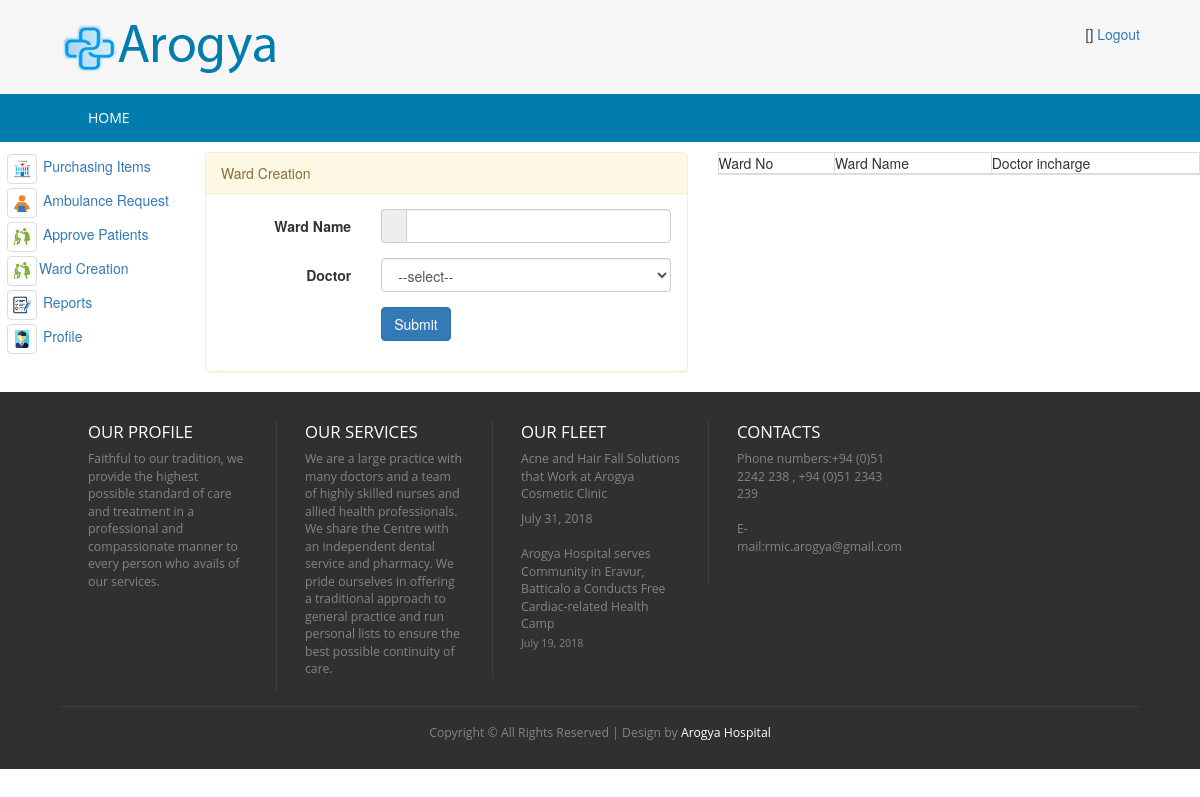
/index.php/ward_controller/loadWardCreation, run on an earlier commit of the app's database.
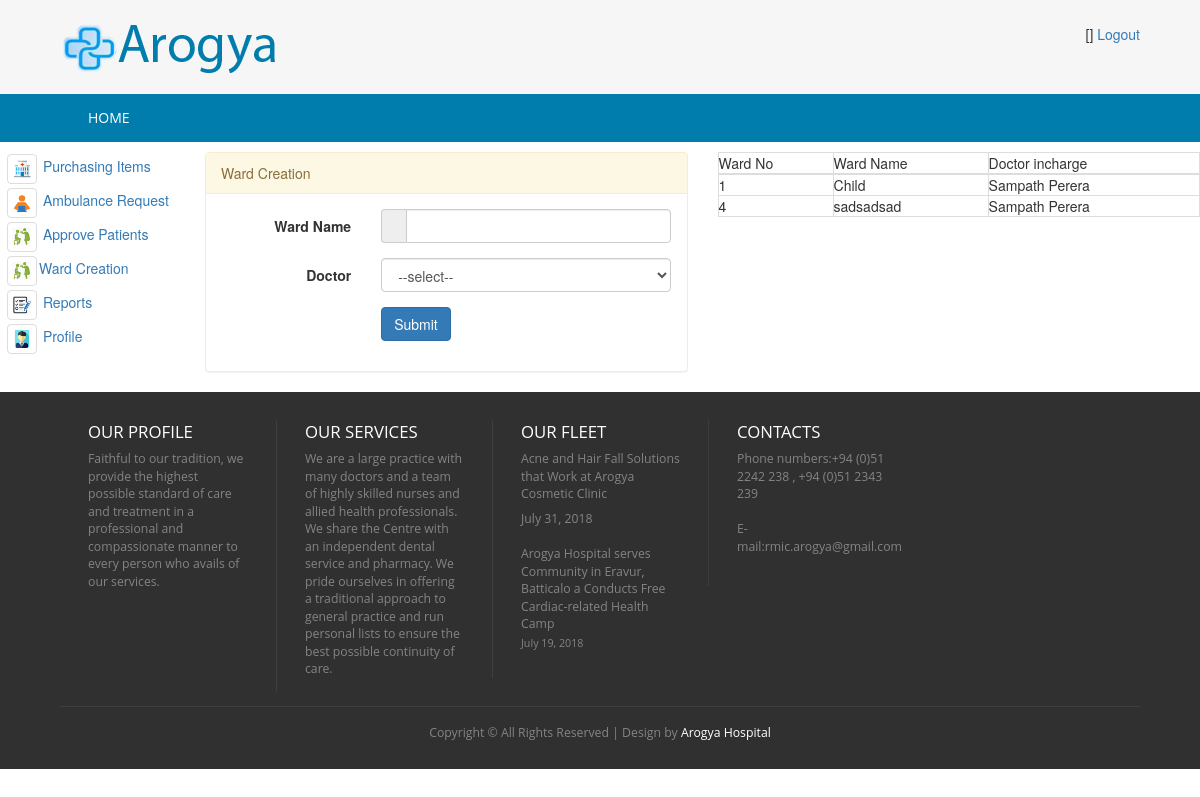
And on a later commit of the database.
### tables this page shows
CREATE TABLE `hms_ward` (
  `ward_no` int(5) NOT NULL AUTO_INCREMENT,
  `ward_name` varchar(50) DEFAULT NULL,
  `doctor_incharge` int(5) DEFAULT NULL,
  PRIMARY KEY (`ward_no`),
  UNIQUE KEY `NewIndex1` (`ward_name`)
);

CREATE TABLE `hms_doctor` (
  `id` int(5) NOT NULL AUTO_INCREMENT,
  `first_name` varchar(100) DEFAULT NULL,
  `last_name` varchar(100) DEFAULT NULL,
  `nic` varchar(12) DEFAULT NULL,
  `pword` text DEFAULT NULL,
  `email` varchar(50) DEFAULT NULL,
  `telephone` varchar(20) DEFAULT NULL,
  `degree` varchar(200) DEFAULT NULL,
  `specialist_id` int(5) DEFAULT NULL,
  `doc_fee` int(5) DEFAULT NULL,
  `slmc_no` varchar(20) DEFAULT NULL,
  `status_code` varchar(20) DEFAULT 'ACTIVE',
  `category` varchar(20) DEFAULT 'OPD',
  `created_date` timestamp NOT NULL DEFAULT current_timestamp(),
  `created_user` int(5) DEFAULT NULL,
  `user_role` varchar(20) DEFAULT 'DOCTOR',
  PRIMARY KEY (`id`),
  UNIQUE KEY `NewIndex1` (`nic`)
);

### application/controllers/WARD_Controller.php (called while the page is built, shortened)
<?php
class WARD_Controller extends CI_Controller {
    public function loadWardCreation() {
        $this->load->model(array('Ward', 'Doctor'));
        $data['msg'] = '';
        $doctor = new Doctor();
        $ward = new Ward();
        $data['doctorList'] = $doctor->get();
        $wardDetailsList = $ward->getWardDetailsList();
        $data['wardList'] = $wardDetailsList;
        $this->load->view('ward/ward-manage-ward', $data);
    }
}

### index.php (called while the page is built, shortened)
<?php
require_once BASEPATH.'core/CodeIgniter.php';

### application/models/Ward.php (called while the page is built, shortened)
<?php
class Ward extends MY_Model {
    public function getWardDetailsList() {
        $this->db->select('hms_ward.*,hms_doctor.first_name,hms_doctor.last_name');
        $this->db->from('hms_ward');
        $this->db->join('hms_doctor','hms_doctor.id = hms_ward.doctor_incharge');
        $query = $this->db->get();
        if ($query->num_rows() > 0) {
            return $query->result();
        } else {
            return FALSE;
        }
    }
}

### application/views/ward/ward-manage-ward.php (the view, shortened to what this page needs)
<!DOCTYPE HTML>
<html>
    <head>
        <link href="<?php echo base_url('css/style.css'); ?>" rel="stylesheet" type="text/css"  media="all" />
        <link href="<?php echo base_url('css/bootstrap.css'); ?>" rel="stylesheet" type="text/css"/>
        <link rel="stylesheet" href="<?php echo base_url('css/responsiveslides.css') ?>">
    </head>
    <body>
        <div class="header">
            <div class="main-header">
                <div class="wrap">
                    <?php $this->load->view('ward/_head_ward'); ?>
                </div>
            </div>
            <div class="top-nav">
                <div class="wrap">
                    <ul>
                        <?php $this->load->view('ward/_menu_ward'); ?>
                    </ul>
                </div>
            </div>
        </div>
        <div class="content">
            <div class="row">
                <div class="col-md-2">
                    <?php $this->load->view('ward/_tree_ward'); ?>
                </div>
                <div class="col-md-5">
                    <div class="panel panel-warning">
                        <div class="panel-heading ">Ward Creation</div>
                        <div class="panel-body">
                            <form class="form-horizontal" action="<?= base_url('WARD_Controller/wardCreation') ?>" method="post">
                                <div class="form-group">
                                    <label for="text" class="control-label col-xs-4">Ward Name</label>
                                    <div class="col-xs-8">
                                        <div class="input-group">
                                            <div class="input-group-addon">
                                            </div>
                                            <input id="text" name="ward_name" type="text" required="" class="form-control">
                                        </div>
                                    </div>
                                </div>
                                <div class="form-group">
                                    <label for="select" class="control-label col-xs-4">Doctor</label>
                                    <div class="col-xs-8">
                                        <select id="select" name="doctor_incharge" required="" class="select form-control">
                                            <option value="">--select--</option>
                                        </select>
                                    </div>
                                </div>
                                <div class="form-group row">
                                    <div class="col-xs-offset-4 col-xs-8">
                                        <button name="submit" type="submit" class="btn btn-primary">Submit</button>
                                    </div>
                                </div>
                            </form>
                        </div>
                    </div>
                </div>
                <div class="col-md-5">
                    <table border="0" class="table-bordered" style="width: 100%" >
                        <thead>
                            <tr>
                                <th>Ward No</th>
                                <th>Ward Name</th>
                                <th>Doctor incharge</th>
                            </tr>
                        </thead>
                        <tbody>
                            <?php
                            if ($wardList != null)
                                foreach ($wardList as $value) {
                                    ?>
                                    <tr>
                                        <td><?= $value->ward_no ?></td>
                                        <td><?= $value->ward_name ?></td>
                                        <td><?= $value->first_name ?> <?= $value->last_name ?></td>
                                    </tr>
                                    <?php
                                }
                            ?>
                        </tbody>
                    </table>
                </div>
            </div>
        </div>
        <?php $this->load->view('_footer'); ?>
    </body>
</html>

### application/views/ward/_head_ward.php (shortened to what this page needs)
<div class="logo">
    <a href="#"><img src="<?php echo base_url('images/logo.png');?>" title="logo" /></a>
</div>
<div class="social-links">
    <ul>
        <li>[<?php echo $this->session->userdata('userbean')->user_role ?>]</li>
        <li><a href="<?php echo base_url('User_Controller/logoutHMS');?>">Logout</a></li>
    </ul>
</div>

### application/views/ward/_menu_ward.php
<li><a href="<?php echo base_url('WARD_Controller/loadHome');?>">Home</a></li>

### application/views/ward/_tree_ward.php
<ul style="padding-left: 5px">
    <li><a href="<?php echo base_url('WARD_Controller/loadPurchaseItems'); ?>">
        <img src="<?= base_url('/images/icon-ward.png') ?>" alt="..." class="img-thumbnail menu-icon" title="Purchasing Items"> Purchasing Items
        </a></li>
    <li><a href="<?php echo base_url('WARD_Controller/loadAmbulanaceRequest'); ?>">
        <img src="<?= base_url('/images/icon-ambulance-request.png') ?>" alt="..." class="img-thumbnail menu-icon" title="Purchasing Items"> Ambulance Request
        </a></li>
    <li><a href="<?php echo base_url('WARD_Controller/loadApproveAdmintPatients'); ?>">
        <img src="<?= base_url('/images/icon-patient-list.png') ?>" alt="..." class="img-thumbnail menu-icon" title="Purchasing Items"> Approve Patients
        </a></li>
    <li><a href="<?php echo base_url('WARD_Controller/loadWardCreation'); ?>">
        <img src="<?= base_url('/images/icon-patient-list.png') ?>" alt="..." class="img-thumbnail menu-icon" title="Purchasing Items">Ward Creation
        </a></li>
        <li><a href="<?php echo base_url('Transport_Controller/#'); ?>">
        <img src="<?= base_url('/images/icon-report.png') ?>"  alt="..." class="img-thumbnail menu-icon" title="Ambulance Request"> Reports
    </a></li>
    <li><a href="<?php echo base_url('User_Controller/loadProfile'); ?>">
        <img src="<?= base_url('/images/icon-profile.png') ?>"  alt="..." class="img-thumbnail menu-icon" title="Ambulance Request"> Profile
    </a></li>
</ul>

### application/views/_footer.php (shortened to what this page needs)
<div class="footer">
    <div class="wrap">
        <div class="footer-grids">
            <div class="footer-grid">
                <h3>OUR Profile</h3>
                <ul>
                    <li><a href="#">Faithful to our tradition, we provide the highest possible standard of care and treatment in a professional and compassionate manner to every person who avails of our services.</a></li>
                </ul>
            </div>
            <div class="footer-grid">
                <h3>Our Services</h3>
                <ul>
                    <li><a href="#">We are a large practice with many doctors and a team of highly skilled nurses and allied health professionals. We share the Centre with an independent dental service and pharmacy.
                            We pride ourselves in offering a traditional approach to general practice and run personal lists to ensure the best possible continuity of care.
                        </a></li>
                </ul>
            </div>
            <div class="footer-grid">
                <h3>OUR FLEET</h3>
                <ul>
                    <li><a href="#">Acne and Hair Fall Solutions that Work at Arogya Cosmetic Clinic</a>
                        <p>July 31, 2018</p>
                    </li>
                    <li><a href="#">Arogya Hospital serves Community in Eravur, Batticalo a Conducts Free Cardiac-related Health Camp
                            <p>July 19, 2018</p>
                        </a></li>
                </ul>
            </div>
            <div class="footer-grid">
                <h3>CONTACTS</h3>
                <p>Phone numbers:+94 (0)51 2242 238 , +94 (0)51 2343 239</p>
                <p>E-mail:rmic.arogya@gmail.com</p>
                <p></p>
            </div>
        </div>
        <div class="copy-tight">
            <p>Copyright &copy; All Rights Reserved | Design by <a href="#">Arogya Hospital</a></p>
        </div>
    </div>
</div>

### css/style.css (style rules this page uses)
html,body,div,span,applet,object,iframe,h1,h2,h3,h4,h5,h6,p,blockquote,pre,a,abbr,acronym,address,big,cite,code,del,dfn,em,img,ins,kbd,q,s,samp,small,strike,strong,sub,sup,tt,var,b,u,i,dl,dt,dd,ol,nav ul,nav li,fieldset,form,label,legend,table,caption,tbody,tfoot,thead,tr,th,td,article,aside,canvas,details,embed,figure,figcaption,footer,header,hgroup,menu,nav,output,ruby,section,summary,time,mark,audio,video { margin:0;padding:0;border:0;font-size:100%;font:inherit;vertical-align:baseline; }
ol,ul { list-style:none;margin:0px;padding:0px; }
table { border-collapse:collapse;border-spacing:0; }
a { text-decoration:none; }
img { max-width:100%; }
body { background: #F6F6F6; }
.menu-icon { width: 30px; margin: 2px; }
.wrap { width:80%; margin:0 auto; }
.main-header { padding: 1.7em 0 1.5em 0; background: #F6F6F6; }
.logo { float:left; }
.logo img { display:block; }
.social-links { float:right; }
.social-links ul li { display:inline-block; }
.top-nav { background:#007DAD; }
.top-nav ul li { display:inline-block; float: left; border-left: 1px ridge #1087B4; }
.top-nav ul li:nth-child(1) { border:none; }
.top-nav li a { font-size: 1em; font-family: 'Open Sans', sans-serif; color: #FFF; background: #007DAD; text-transform: uppercase; padding: 1em 2em; display: block; transition: 0.5s ease; -o-transition: 0.5s ease; -webkit-transition: 0.5s ease; }
.footer { padding: 2em 0 1em 0; background:#303030; }
.footer-grid { float: left; width: 20%; border-left: 1px solid rgba(153, 153, 153, 0.13); padding: 0px 28px; }
.footer-grid:first-child { border:none; }
.footer-grid ul li a,.footer-grid p { color: #858484; font-size: 0.875em; font-family: 'Open Sans', sans-serif; transition: 0.5s ease; -o-transition: 0.5s ease; -webkit-transition: 0.5s ease; padding: 0.3em 0; display: block; }
.footer-grid h3 { font-family: 'Open Sans', sans-serif; color:#FFF; font-size:1.2em; text-transform: uppercase; margin: 0.2em 0 0.3em 0; }
.copy-tight { text-align: center; padding: 1em 0 0 0; border-top: 1px solid rgba(153, 153, 153, 0.13); margin-top: 1em; }
.copy-tight p { color: #858484; font-size: 0.875em; font-family: 'Open Sans', sans-serif; padding: 0.3em 0; display: block; }
.copy-tight p a { color:#FFF; transition: 0.5s ease; -o-transition: 0.5s ease; -webkit-transition: 0.5s ease; }
@media (max-width: 1366px) { .wrap { width:90%; } }

What changed in the data, as far as the page shows it:
now on this page (row edited): hms_ward: ward_no "1", ward_name "Child", hms_doctor.first_name "Sampath", hms_doctor.last_name "Perera"
added hms_ward: ward_no "4", ward_name "sadsadsad", hms_doctor.first_name "Sampath", hms_doctor.last_name "Perera"
